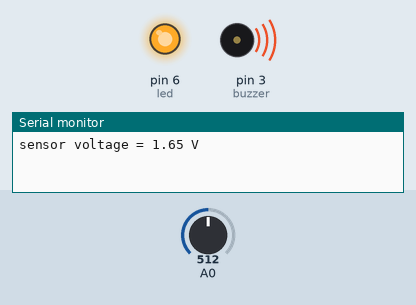
Recording of a sketch running on a simulated Arduino Uno, built with avr-gcc and run on an emulated ATmega328P. Shown: output pins drawn as LEDs (lit = HIGH), buzzer (waves = sounding, pin HIGH), the last lines printed to the serial monitor. The test bench sets the inputs (shaded band); at power-on: A0 = 512.

Above: at 11.2 s.
11.3 s: A0 set to 290
At 13.45 s:
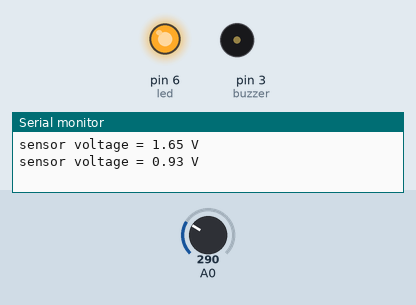
18.3 s: A0 set to 271
At 20.3 s:
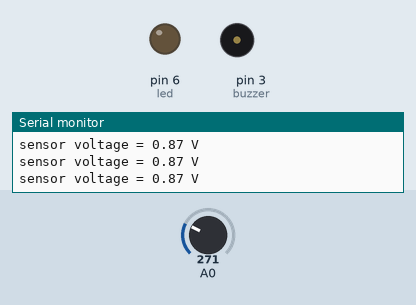
25.7 s: A0 set to 306
At 25.98 s:
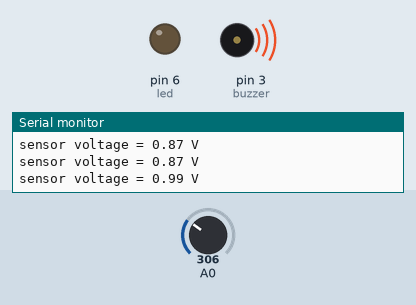
Timing chart, 0 to 34.0 s (numbered marks = the images above; inputs shaded):
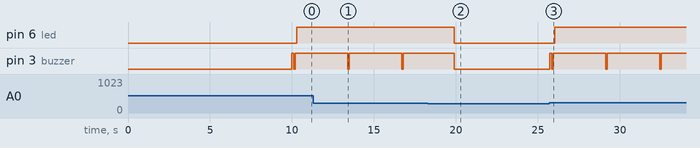

The sketch:

Alcohol-detection.ino
```cpp
int buzzer=3;
int led=6;

void setup()
{
   Serial.begin(9600);
   pinMode(buzzer, OUTPUT);
   pinMode(led,OUTPUT);
    delay(10000);

}


void loop()
{
  float sensorVoltage;
  float sensorValue;

  sensorValue = analogRead(A0);
  sensorVoltage = sensorValue/1024*3.3;

  Serial.print("sensor voltage = ");
  Serial.print(sensorVoltage);
  Serial.println(" V");
  //delay(1000);

  if(sensorVoltage>.90)
 {

    digitalWrite(buzzer,HIGH);
    delay(100);
    digitalWrite(buzzer,LOW);
    delay(100);
    digitalWrite(buzzer,HIGH);
    delay(100);
    digitalWrite(led,HIGH);
    delay(3000);
 }
 else {
        digitalWrite(buzzer,LOW);
        digitalWrite(led,LOW);

 }
}
```

Measured:
- the behaviour switches between 280 and 279 on A0 (found by bisection; images 1 and 2)
- after the input at 18.3 s, pin 6 (led): HIGH → LOW after 1.6 s
- after the input at 25.7 s, pin 6 (led): LOW → HIGH after 0.34 s; pin 3 (buzzer): LOW → HIGH at once, then repeats every 3.3 s: LOW 0.10 s, HIGH 3.2 s
